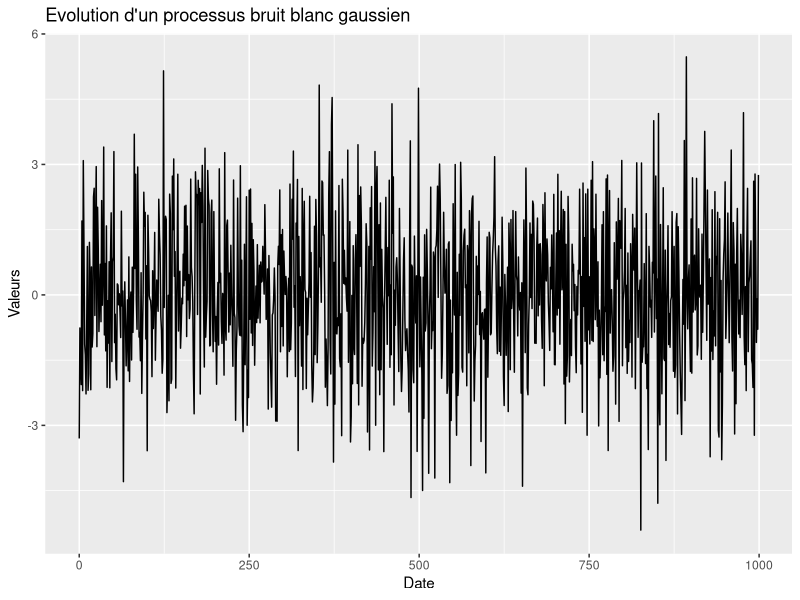
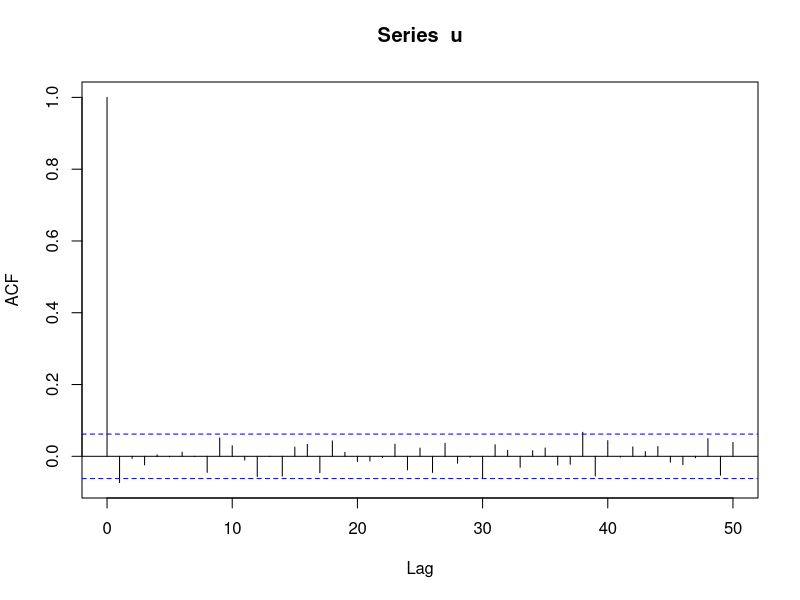

Reproduce these figures in R, in order.
## ---- chunk 1
knitr::opts_chunk$set(echo = TRUE,warning = FALSE, message = FALSE)
set.seed(1564)
## ---- chunk 2
library(tidyverse)
library(gridExtra)

## ---- chunk 3
obs=rnorm(1000,0,1.7)
u=ts(obs,start=0,frequency =1)
data.frame(Date=time(u),Valeurs=as.vector(u))%>%
  ggplot(aes(x=Date,y=Valeurs))+geom_line(col='black')+
  labs(title="Evolution d'un processus bruit blanc gaussien")
## ---- chunk 4
acf(u,plot=TRUE, lag.max=50)
## ---- chunk 5
Box.test(obs,lag=7,type="Ljung-Box")$p.value
